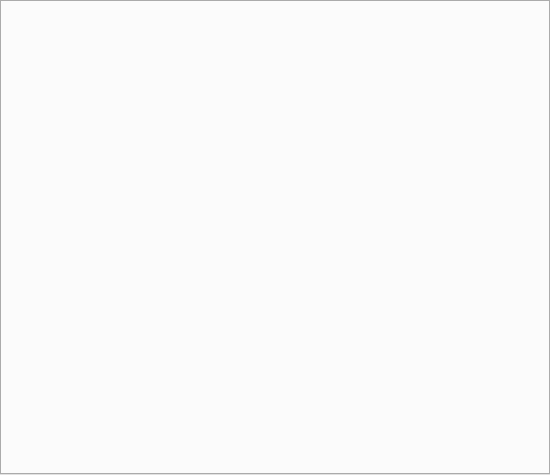
<?xml version="1.0" encoding="UTF-8"?>
<ui version="4.0">
 <class>catalogSelector</class>
 <widget class="QWidget" name="catalogSelector">
  <property name="geometry">
   <rect>
    <x>0</x>
    <y>0</y>
    <width>550</width>
    <height>475</height>
   </rect>
  </property>
  <property name="windowTitle">
   <string>Form</string>
  </property>
  <layout class="QGridLayout" name="gridLayout">
   <property name="leftMargin">
    <number>0</number>
   </property>
   <property name="topMargin">
    <number>0</number>
   </property>
   <property name="rightMargin">
    <number>0</number>
   </property>
   <property name="bottomMargin">
    <number>0</number>
   </property>
   <property name="spacing">
    <number>0</number>
   </property>
   <item row="0" column="0">
    <widget class="QTabWidget" name="tabWidget">
     <property name="minimumSize">
      <size>
       <width>550</width>
       <height>0</height>
      </size>
     </property>
     <property name="tabPosition">
      <enum>QTabWidget::West</enum>
     </property>
     <property name="currentIndex">
      <number>-1</number>
     </property>
     <property name="usesScrollButtons">
      <bool>false</bool>
     </property>
     <property name="movable">
      <bool>false</bool>
     </property>
    </widget>
   </item>
  </layout>
 </widget>
 <resources/>
 <connections/>
</ui>
